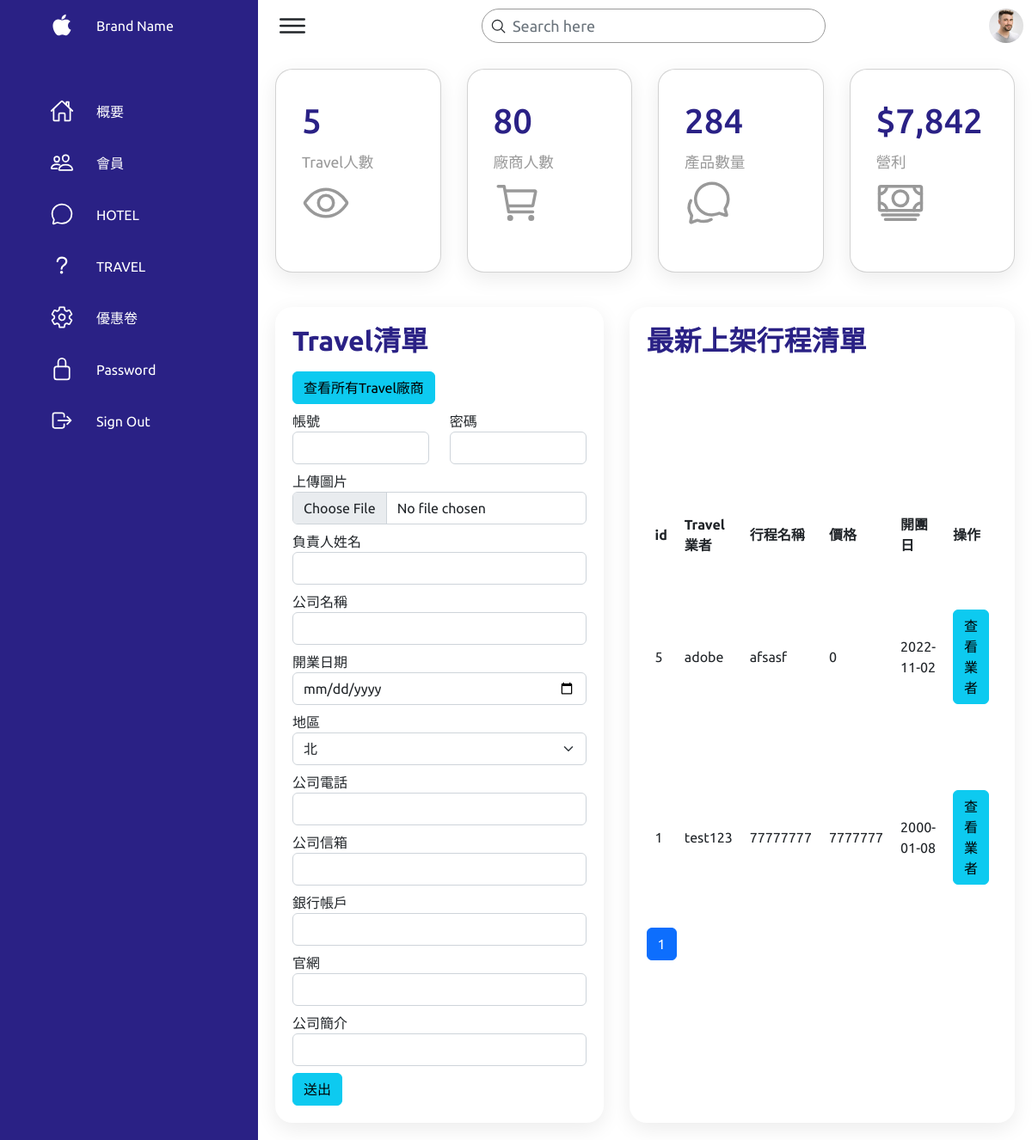
The app's page /travel/admin-add-travel-user.php with its own data.
### tables this page shows
CREATE TABLE `trip_event` (
  `id` int(20) NOT NULL,
  `owner` varchar(255) NOT NULL COMMENT 'travel_account.account',
  `trip_name` varchar(255) NOT NULL COMMENT '行程名稱',
  `price` int(20) NOT NULL COMMENT '價格',
  `picture` varchar(255) NOT NULL COMMENT '宣傳照片',
  `guide` int(20) NOT NULL COMMENT '有無導遊',
  `location` varchar(255) NOT NULL,
  `description` varchar(255) NOT NULL COMMENT '行程說明',
  `start_date` date NOT NULL,
  `end_date` date NOT NULL,
  `created_at` datetime NOT NULL,
  `valid` int(20) NOT NULL COMMENT '軟刪除'
);

### travel/admin-add-travel-user.php (the view, shortened to what this page needs)
<?php
require_once("../db-connect2.php");
if (isset($_GET["search"])) {
    $search = $_GET["search"];
    $sql = "SELECT * FROM travel_account WHERE account LIKE '%$search%' AND valid=1 ORDER BY created_at DESC";
    $result = $conn->query($sql);
    $userCount = $result->num_rows;
    $sqlTravel = "SELECT * FROM trip_event WHERE valid=1 ORDER BY created_at DESC LIMIT  $per_page ";
    $resultTravel = $conn->query($sqlTravel);
    $travelCount=$resultTravel->num_rows;
} else {
    if (isset($_GET["travelPage"])) {
        $travelPage = $_GET["travelPage"];
    } else {
        $travelPage = 1;
    }
    $sqlAll = "SELECT * FROM travel_account WHERE valid=1 ";
    $resultAll = $conn->query($sqlAll);
    $userCount = $resultAll->num_rows;
    $sqlTravelAll = "SELECT * FROM trip_event WHERE valid=1 ORDER BY created_at DESC";
    $resultTravelAll = $conn->query($sqlTravelAll);
    $travelCount=$resultTravelAll->num_rows;
    $per_page = 5;
    $travelPage_start = ($travelPage - 1) * $per_page;
    $sqlTravel = "SELECT trip_event.*,travel_account.account,travel_account.id as account_id FROM trip_event JOIN travel_account ON trip_event.owner=travel_account.account WHERE  trip_event.valid=1 ORDER BY created_at DESC LIMIT $travelPage_start, $per_page ";
    $resultTravel = $conn->query($sqlTravel);
    $totalTravelPage = ceil($travelCount /$per_page);
}
$rowsTravel=$resultTravel->fetch_all(MYSQLI_ASSOC);
?>
<!DOCTYPE html>
<html lang="en">
<head>
    <link href="https://cdn.jsdelivr.net/npm/bootstrap@5.2.1/dist/css/bootstrap.min.css" rel="stylesheet">
    <link rel="stylesheet" href="assets/css/style.css">
</head>
<body>
    <div class="crud-container">
    <div class="navigation">
            <ul>
                <li>
                    <a href="#">
                        <span class="icon">
                            <ion-icon name="logo-apple"></ion-icon>
                        </span>
                        <span class="title">Brand Name</span>
                    </a>
                </li>
                <li>
                    <a href="#">
                        <span class="icon">
                            <ion-icon name="home-outline"></ion-icon>
                        </span>
                        <span class="title">概要</span>
                    </a>
                </li>
                <li>
                    <a href="../admin-user/admin.php">
                        <span class="icon">
                            <ion-icon name="people-outline"></ion-icon>
                        </span>
                        <span class="title">會員</span>
                    </a>
                </li>
                <li>
                    <a href="../hotel/admin.php">
                        <span class="icon">
                            <ion-icon name="chatbubble-outline"></ion-icon>
                        </span>
                        <span class="title">HOTEL</span>
                    </a>
                </li>
                <li>
                    <a href="../travel/admin-travel.php">
                        <span class="icon">
                            <ion-icon name="help-outline"></ion-icon>
                        </span>
                        <span class="title">TRAVEL</span>
                    </a>
                </li>
                <li>
                    <a href="../coupon/admin.php">
                        <span class="icon">
                            <ion-icon name="settings-outline"></ion-icon>
                        </span>
                        <span class="title">優惠卷</span>
                    </a>
                </li>
                <li>
                    <a href="#">
                        <span class="icon">
                            <ion-icon name="lock-closed-outline"></ion-icon>
                        </span>
                        <span class="title">Password</span>
                    </a>
                </li>
                <li>
                    <a href="../index.php">
                        <span class="icon">
                            <ion-icon name="log-out-outline"></ion-icon>
                        </span>
                        <span class="title">Sign Out</span>
                    </a>
                </li>
            </ul>
        </div>
        <div class="main">
            <div class="topbar">
                <div class="toggle">
                    <ion-icon name="menu-outline"></ion-icon>
                </div>
                <div class="search">
                    <form action="admin.php" method="get">
                        <label>
                            <input type="text" placeholder="Search here" class="form-control" name="search">
                            <ion-icon name="search-outline"></ion-icon>
                        </label>
                    </form>
                </div>
                <div class="user">
                    <img src="assets/imgs/customer01.jpg" alt="">
                </div>
            </div>
            <div class="cardBox">
                <div class="card">
                    <div>
                        <div class="numbers"><?= $userCount ?></div>
                        <div class="cardName">Travel人數
                        </div>
                    </div>
                    <div class="iconBx">
                        <ion-icon name="eye-outline"></ion-icon>
                    </div>
                </div>
                <div class="card">
                    <div>
                        <div class="numbers">80</div>
                        <div class="cardName">廠商人數</div>
                    </div>
                    <div class="iconBx">
                        <ion-icon name="cart-outline"></ion-icon>
                    </div>
                </div>
                <div class="card">
                    <div>
                        <div class="numbers">284</div>
                        <div class="cardName">產品數量</div>
                    </div>
                    <div class="iconBx">
                        <ion-icon name="chatbubbles-outline"></ion-icon>
                    </div>
                </div>
                <div class="card">
                    <div>
                        <div class="numbers">$7,842</div>
                        <div class="cardName">營利</div>
                    </div>
                    <div class="iconBx">
                        <ion-icon name="cash-outline"></ion-icon>
                    </div>
                </div>
            </div>
            <div class="details">
                <div class="recentOrders">
                    <div class="cardHeader">
                        <h2>Travel清單</h2>
                    </div>
                    <div class="py-2">
                        <a class="btn btn-info" href="admin-travel.php">查看所有Travel廠商</a>
                    </div>
                    <form action="admin-doInsert-travel-user.php" method="post" enctype="multipart/form-data">
                        <div class="row">
                            <div class="col mb-2">
                                <label for="account">帳號</label>
                                <input type="text" class="form-control" id="account" name="account" required>
                            </div>
                            <div class="col mb-2">
                                <label for="password">密碼</label>
                                <input type="password" class="form-control" id="password" name="password" required>
                            </div>
                        </div>
                        <div class="mb-2">
                            <label for="company_banner">上傳圖片</label>
                            <input type="file" class="form-control" id="company_banner" name="company_banner" required>
                        </div>
                        <div class="mb-2">
                            <label for="name">負責人姓名</label>
                            <input type="text" class="form-control" id="name" name="name" required>
                        </div>
                        <div class="mb-2">
                            <label for="company_name">公司名稱</label>
                            <input type="text" class="form-control" id="company_name" name="company_name" required>
                        </div>
                        <div class="mb-2">
                            <label for="start_date">開業日期</label>
                            <input type="date" class="form-control" id="start_date" name="start_date" required>
                        </div>
                        <div class="mb-2">
                            <label for="area">地區</label>
                            <select name="area" id="area" class="form-select">
                                <option value="0" selected>北</option>
                            </select>
                        </div>
                        <div class="mb-2">
                            <label for="company_phone">公司電話</label>
                            <input type="tel" class="form-control" id="company_phone" name="company_phone" required>
                        </div>
                        <div class="mb-2">
                            <label for="email">公司信箱</label>
                            <input type="email" class="form-control" id="email" name="email" required>
                        </div>
                        <div class="mb-2">
                            <label for="bank_account">銀行帳戶</label>
                            <input type="text" class="form-control" id="bank_account" name="bank_account" required>
                        </div>
                        <div class="mb-2">
                            <label for="website">官網</label>
                            <input type="text" class="form-control" id="website" name="website" required>
                        </div>
                        <div class="mb-2">
                            <label for="introduction">公司簡介</label>
                            <input type="text" class="form-control" id="introduction" name="introduction" required>
                        </div>
                        <button class="btn btn-info" type="submit">送出</button>
                    </form>
                </div>
                <div class="recentCustomers ">
                    <div class="cardHeader">
                        <h2>最新上架行程清單</h2>
                    </div>
                    <table>
                        <thead>
                            <tr>
                                <td>id</td>
                                <td>Travel業者</td>
                                <td>行程名稱</td>
                                <td>價格</td>
                                <td>開團日</td>
                                <td>操作</td>
                            </tr>
                        </thead>
                        <?php if ($travelCount > 0) : ?>
                            <tbody>
                                <?php foreach ($rowsTravel as $row) : ?>
                                    <tr>
                                        <td><?= $row["id"] ?></td>
                                        <td><?= $row["owner"] ?></td>
                                        <td><?= $row["trip_name"] ?></td>
                                        <td><?= $row["price"] ?></td>
                                        <td><?= $row["start_date"] ?></td>
                                        <td>
                                            <a class="btn btn-info" href="admin-travel-user.php?id=<?= $row["account_id"] ?>">查看業者</a>
                                        </td>
                                    </tr>
                                <?php endforeach; ?>
                            </tbody>
                        <?php endif; ?>
                    </table>
                    <?php if (!isset($_GET["search"])) : ?>
                        <nav aria-label="Page navigation example">
                            <ul class="pagination">
                                <?php for ($i = 1; $i <= $totalTravelPage; $i++) : ?>
                                    <li class="page-item <?php if ($i == $travelPage) echo "active"; ?>"><a class="page-link" href="admin-add-travel-user.php?travelPage=<?= $i ?>"><?= $i ?></a></li>
                                <?php endfor; ?>
                            </ul>
                        </nav>
                    <?php endif; ?>
                </div>
            </div>
        </div>
    </div>
</body>
</html>

### records on screen
trip_event: id "5", owner "adobe", trip_name "afsasf", price "0", start_date "2022-11-02"
trip_event: id "1", owner "test123", trip_name "77777777", price "7777777", start_date "2000-01-08"

### other values on screen
$userCount "5"
